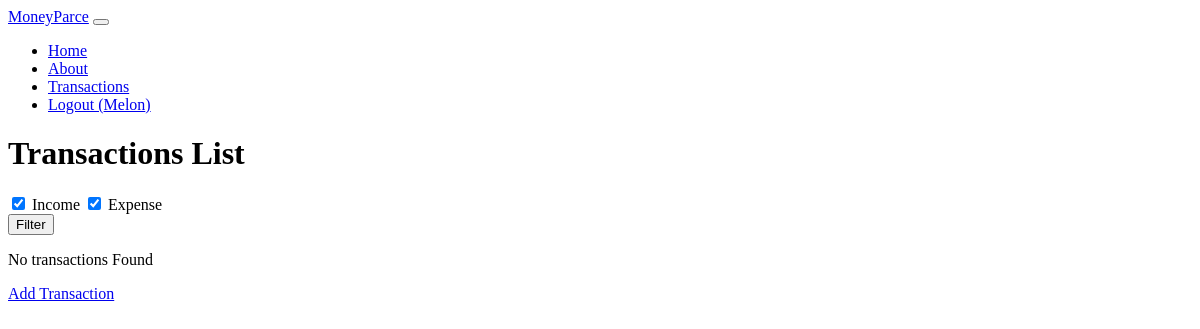
/financials/transactions/ (signed in), run on an earlier commit of the app's database.
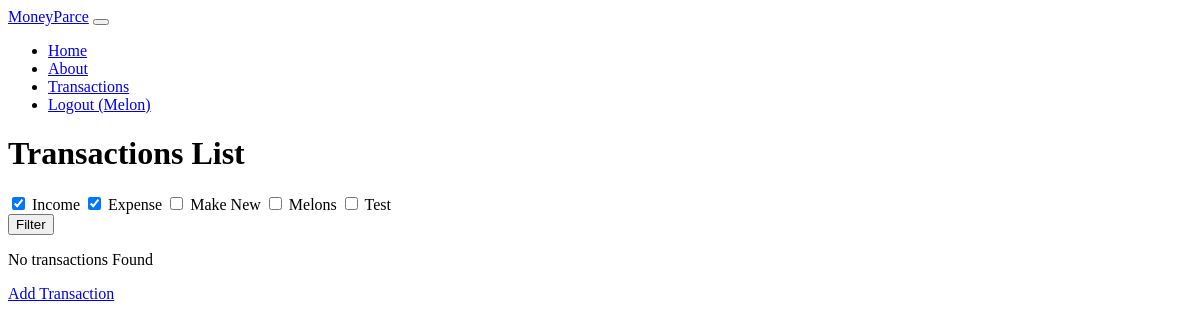
And on a later commit of the database.
### financials/models.py (models this page shows, shortened)
class Category(models.Model):
    user = models.ForeignKey(User, on_delete=models.CASCADE, default=1)
    name = models.CharField(max_length=20)
    class Meta:
        verbose_name_plural = "Categories"
        unique_together = 'user', 'name'

### financials/views.py (the view)
# urls.py: path("transactions/", views.transactions_list, name='financials.transactions-list'),
@login_required
def transactions_list(request):
    categories = Category.objects.filter(user=request.user)
    context = {}
    filter_list = []
    inout_list = []
    for category in categories:
        if request.GET.get(str(category.id)):
            filter_list.append(category.name)
    if request.GET.get('Income'):
        inout_list.append('income')
    if request.GET.get('Expense'):
        inout_list.append('expense')
    if filter_list:
        transactions = Transaction.objects.filter(user=request.user, category__name__in=filter_list, type__in=inout_list)
    else:
        transactions = Transaction.objects.filter(user=request.user, type__in=inout_list)
    context['transactions'] =  transactions
    context['categories'] = categories
    return render(request, 'financials/transactions-list.html', context)

### financials/templates/financials/transactions-list.html (shortened to what this page needs)
{% extends 'base.html' %}
{% block content %}
<h1>
    Transactions List
</h1>
<div>
<div>
    <form method="GET">
        <div>
        <input id="Income" type="checkbox" name="Income" checked="checked">
        <label for="Income">Income</label>
        <input id="Expense" type="checkbox" name="Expense" checked="checked">
        <label for="Expense">Expense</label>
        {% for category in categories %}
            <input id={{ category.name }} type="checkbox" name={{ category.id }}>
            <label for={{ category.name }}>{{ category.name }}</label>
        {% endfor %}
        </div>
        <div>
            <button class="btn bg-dark text-white" type="submit">Filter</button>
        </div>
    </form>
</div>
{% if transactions %}
<h2>
    Categories:
</h2>
    <table class="table">
        <thead>
            <tr>
                <th>Date</th>
                <th>Category</th>
                <th>Type</th>
                <th>Amount</th>
                <th>Edit</th>
                <th>Delete</th>
            </tr>
        </thead>
        <tbody>
            {% for transaction in transactions %}
                <tr>
                    <td>{{ transaction.date }}</td>
                    <td>{{ transaction.category.name }}</td>
                    <td>{{ transaction.type }}</td>
                    <td>{{ transaction.amount }}</td>
                    <td>
                        <a href="{% url 'financials.edit_transaction' transaction_id=transaction.id %}">Edit</a>
                    </td>
                    <td>
                        <a href="{% url 'financials.delete_transaction' transaction_id=transaction.id %}">Delete</a>
                    </td>
                </tr>
            {% endfor %}
        </tbody>
    </table>
{% else %}
    <p>
        No transactions Found
    </p>
{% endif %}
<a href="{% url 'financials.add_transaction' %}">Add Transaction</a>
</div>
{% endblock %}

What changed in the data, as far as the page shows it:
added Category: name "Make New"
added Category: name "Melons"
added Category: name "Test"
